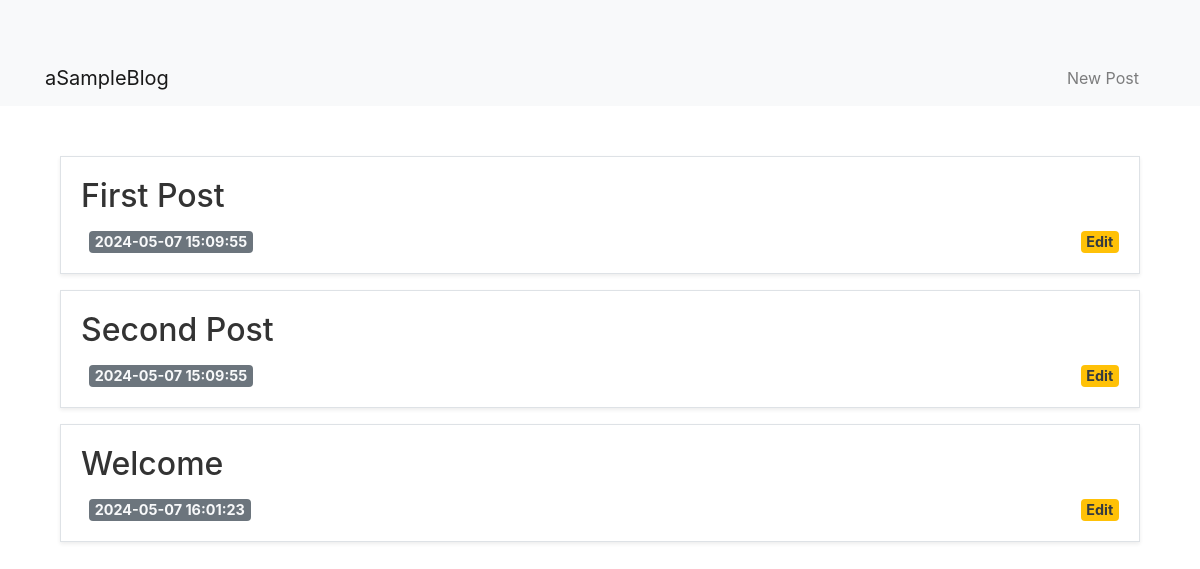
Before: / with the older database file.
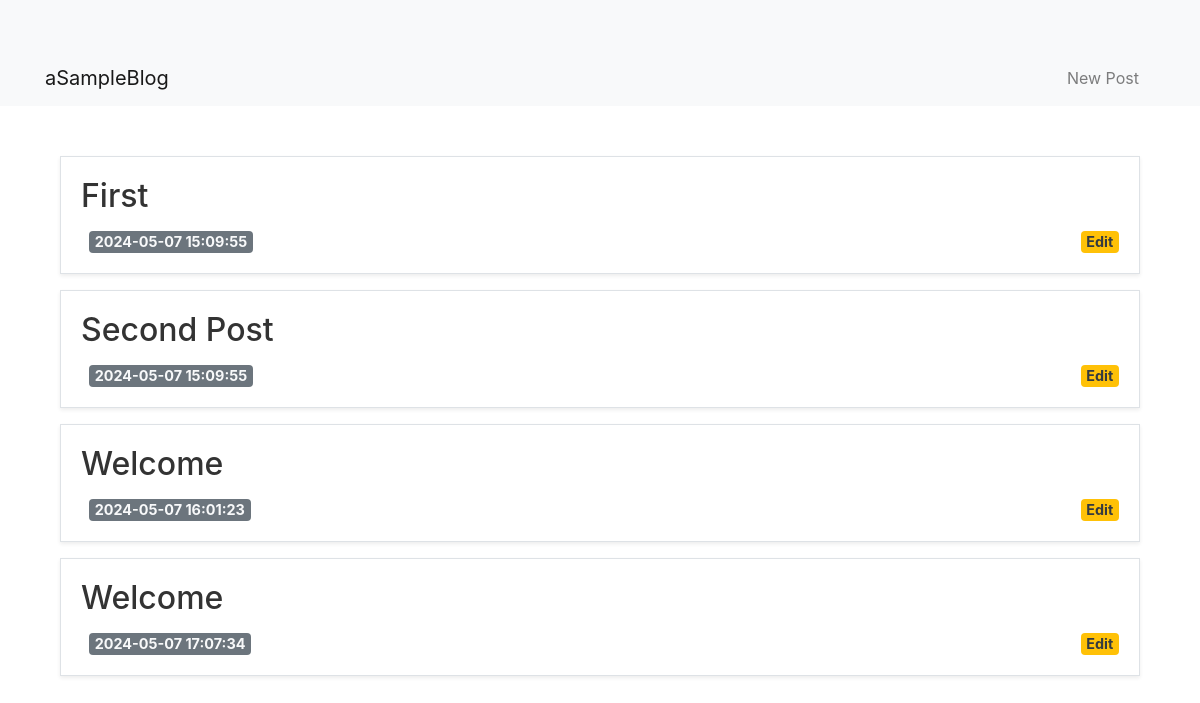
After: the same page with the newer database file.
### tables this page shows
CREATE TABLE posts (
    id INTEGER PRIMARY KEY AUTOINCREMENT,
    created TIMESTAMP NOT NULL DEFAULT CURRENT_TIMESTAMP,
    title TEXT NOT NULL,
    content TEXT NOT NULL
);

### app.py (the view)
@app.route("/")
def index():
    connector = db_connection()
    posts = connector.execute('SELECT * FROM posts').fetchall()
    connector.close()
    return render_template("index.html", posts=posts)

### app.py (called while the page is built)
def db_connection():
    connector = sqlite3.connect('database.db')
    connector.row_factory = sqlite3.Row
    return connector

### templates/index.html
{% extends 'layout.html' %}
{% block content %}
<div class="container">
    {% for post in posts %}
        <div class="card mb-3 shadow-sm">
            <div class="card-body">
                <a href="{{ url_for('post', post_id=post['id']) }}" class="card-title-link">
                    <h4 class="card-title">{{ post['title'] }}</h4>
                </a>
                <div class="d-flex justify-content-between align-items-center">
                    <span class="badge bg-secondary text-light">{{ post['created'] }}</span>
                    <a href="{{ url_for('edit', id=post['id']) }}" class="badge bg-warning text-dark">Edit</a>
                </div>
            </div>
        </div>
    {% endfor %}
</div>
{% endblock %}

### templates/layout.html (shortened to what this page needs)
<!doctype html>
<html lang="en">
<head>
    <link rel="stylesheet" href="https://stackpath.bootstrapcdn.com/bootstrap/4.3.1/css/bootstrap.min.css">
    <link rel="stylesheet" href="{{ url_for('static', filename='css/style.css') }}">
</head>
<body>
<nav class="navbar navbar-expand-md navbar-light bg-light">
    <div class="container">
        <a class="navbar-brand" href="{{ url_for('index')}}">aSampleBlog</a>
        <div class="collapse navbar-collapse" id="navbarNav">
            <ul class="navbar-nav ml-auto">
                <li class="nav-item">
                    <a class="nav-link" href="{{url_for('create')}}">New Post</a>
                </li>
            </ul>
        </div>
    </div>
</nav>
<div class="container">
    {% block content %} {% endblock %}
</div>
</body>
</html>

### static/css/style.css (style rules this page uses)
.card-title { font-size: 1.0rem; color: #333; }
.card-title-link { transition: transform 0.2s ease-in-out; }
.card { transition: box-shadow 0.3s; }
.card-title { font-size: 1.5rem; margin-bottom: 0.5rem; }
.badge { font-size: 0.9rem; margin-left: 0.5rem; }
.badge + .badge { margin-left: 1rem; }
.container { margin-top: 50px; }
.card { border-radius: 0; border: 1px solid #dee2e6; margin-bottom: 30px; }
.card-title { font-size: 2rem; margin-bottom: 1rem; }
.navbar-nav .nav-link { padding: 0.5rem 1rem; margin: 0 0.5rem; color: #333; transition: color 0.3s; }

Changed rows visible on the page:
changed posts: title "First Post" → "First"
added posts: title "Welcome", created "2024-05-07 17:07:34"
